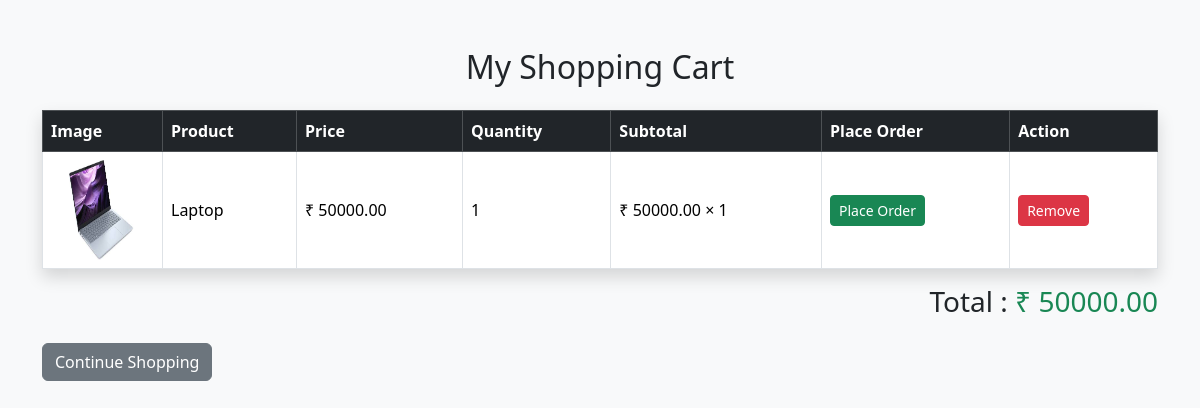
The app's page /cart/ (signed in) with its own data.
### shop/models.py (models this page shows, shortened)
class CartItem(models.Model):
    cart = models.ForeignKey(Cart, on_delete=models.CASCADE)
    product = models.ForeignKey(Product, on_delete=models.CASCADE)
    quantity = models.PositiveIntegerField(default=1)

class Product(models.Model):
    name = models.CharField(max_length=100)
    description = models.TextField(null=True, blank=True)
    price = models.DecimalField(max_digits=10, decimal_places=2)
    image = models.ImageField(upload_to='products/')

### shop/views.py (the view)
# urls.py: path('cart/', views.cart, name='cart'),
@login_required
def cart(request):
    cart, created = Cart.objects.get_or_create(user=request.user)
    cart_items = CartItem.objects.filter(cart=cart)
    total = 0
    for item in cart_items:
        total += item.product.price * item.quantity
    return render(request, "cart.html", {
        "cart_items": cart_items,
        "total": total,
    })

### shop/templates/cart.html (shortened to what this page needs)
<!DOCTYPE html>
<html lang="en">
<head>
    <link href="https://cdn.jsdelivr.net/npm/bootstrap@5.3.7/dist/css/bootstrap.min.css" rel="stylesheet">
</head>
<body class="bg-light">
<div class="container mt-5">
    <h2 class="text-center mb-4">
        My Shopping Cart
    </h2>
    {% if cart_items %}
    <table class="table table-bordered table-hover shadow">
        <thead class="table-dark">
            <tr>
                <th>Image</th>
                <th>Product</th>
                <th>Price</th>
                <th>Quantity</th>
                <th>Subtotal</th>
                <th>Place Order</th>
                <th>Action</th>
            </tr>
        </thead>
        <tbody>
        {% for item in cart_items %}
            <tr>
                <td width="120">
                    {% if item.product.image %}
                        <img src="{{ item.product.image.url }}"
                             width="100"
                             height="100"
                             class="rounded">
                    {% endif %}
                </td>
                <td class="align-middle">
                    {{ item.product.name }}
                </td>
                <td class="align-middle">
                    ₹ {{ item.product.price }}
                </td>
                <td class="align-middle">
                    {{ item.quantity }}
                </td>
                <td class="align-middle">
                    ₹ {{ item.product.price }} × {{ item.quantity }}
                </td>
                <td class="align-middle">
                    <a href="{% url 'buy_now' item.product.id %}"
                    class="btn btn-success btn-sm">
                        Place Order
                    </a>
                </td>
                <td class="align-middle">
                    <a href="{% url 'remove_from_cart' item.id %}"
                       class="btn btn-danger btn-sm">
                        Remove
                    </a>
                </td>
            </tr>
        {% endfor %}
        </tbody>
    </table>
    <div class="text-end">
        <h3>
            Total : <span class="text-success">₹ {{ total }}</span>
        </h3>
    </div>
    {% else %}
    <div class="alert alert-warning text-center">
        <h4>Your cart is empty.</h4>
    </div>
    {% endif %}
    <div class="mt-4">
        <a href="{% url 'home' %}" class="btn btn-secondary">
            Continue Shopping
        </a>
    </div>
</div>
</body>
</html>

### records on screen
CartItem: product.image (picture), product.name "Laptop", product.price "50000.00", quantity "1"

### other values on screen
{{ total }} "50000.00"
